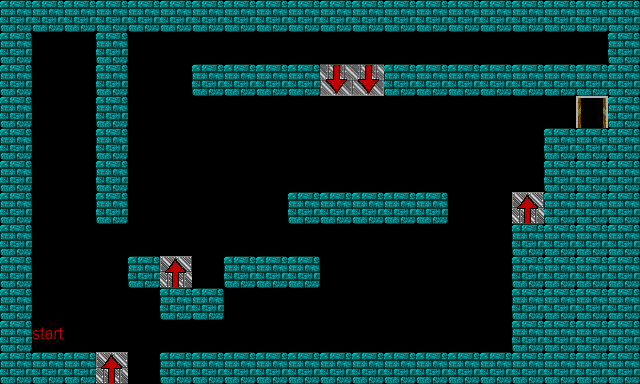

The image is a tile-based game level rendered from a .tmx file. Its description and complete source (layers, tilesets, objects, tile grids) follow:
An orthogonal 20x12 tile map with 32x32 px tiles, 1 tile layer (Tile Layer 1).

<map version="1.0" orientation="orthogonal" width="20" height="12" tilewidth="32" tileheight="32">
 <tileset firstgid="1" name="map" tilewidth="32" tileheight="32">
  <image source="map.png" trans="000000" width="160" height="160" />
 </tileset>
 <layer name="Tile Layer 1" width="20" height="12">
  <data>
   <tile gid="1" />
   <tile gid="1" />
   <tile gid="1" />
   <tile gid="1" />
   <tile gid="1" />
   <tile gid="1" />
   <tile gid="1" />
   <tile gid="1" />
   <tile gid="1" />
   <tile gid="1" />
   <tile gid="1" />
   <tile gid="1" />
   <tile gid="1" />
   <tile gid="1" />
   <tile gid="1" />
   <tile gid="1" />
   <tile gid="1" />
   <tile gid="1" />
   <tile gid="1" />
   <tile gid="1" />
   <tile gid="1" />
   <tile gid="0" />
   <tile gid="0" />
   <tile gid="1" />
   <tile gid="0" />
   <tile gid="0" />
   <tile gid="0" />
   <tile gid="0" />
   <tile gid="0" />
   <tile gid="0" />
   <tile gid="0" />
   <tile gid="0" />
   <tile gid="0" />
   <tile gid="0" />
   <tile gid="0" />
   <tile gid="0" />
   <tile gid="0" />
   <tile gid="0" />
   <tile gid="8" />
   <tile gid="1" />
   <tile gid="1" />
   <tile gid="0" />
   <tile gid="0" />
   <tile gid="1" />
   <tile gid="0" />
   <tile gid="0" />
   <tile gid="1" />
   <tile gid="1" />
   <tile gid="1" />
   <tile gid="1" />
   <tile gid="12" />
   <tile gid="12" />
   <tile gid="1" />
   <tile gid="1" />
   <tile gid="1" />
   <tile gid="1" />
   <tile gid="1" />
   <tile gid="1" />
   <tile gid="1" />
   <tile gid="1" />
   <tile gid="1" />
   <tile gid="0" />
   <tile gid="0" />
   <tile gid="1" />
   <tile gid="0" />
   <tile gid="0" />
   <tile gid="0" />
   <tile gid="0" />
   <tile gid="0" />
   <tile gid="0" />
   <tile gid="0" />
   <tile gid="0" />
   <tile gid="0" />
   <tile gid="0" />
   <tile gid="0" />
   <tile gid="0" />
   <tile gid="0" />
   <tile gid="0" />
   <tile gid="6" />
   <tile gid="1" />
   <tile gid="1" />
   <tile gid="0" />
   <tile gid="0" />
   <tile gid="1" />
   <tile gid="0" />
   <tile gid="0" />
   <tile gid="0" />
   <tile gid="0" />
   <tile gid="0" />
   <tile gid="0" />
   <tile gid="0" />
   <tile gid="0" />
   <tile gid="0" />
   <tile gid="0" />
   <tile gid="0" />
   <tile gid="0" />
   <tile gid="0" />
   <tile gid="1" />
   <tile gid="1" />
   <tile gid="1" />
   <tile gid="1" />
   <tile gid="0" />
   <tile gid="0" />
   <tile gid="1" />
   <tile gid="0" />
   <tile gid="0" />
   <tile gid="0" />
   <tile gid="0" />
   <tile gid="0" />
   <tile gid="0" />
   <tile gid="0" />
   <tile gid="0" />
   <tile gid="0" />
   <tile gid="0" />
   <tile gid="0" />
   <tile gid="0" />
   <tile gid="0" />
   <tile gid="1" />
   <tile gid="1" />
   <tile gid="1" />
   <tile gid="1" />
   <tile gid="0" />
   <tile gid="0" />
   <tile gid="1" />
   <tile gid="0" />
   <tile gid="0" />
   <tile gid="0" />
   <tile gid="0" />
   <tile gid="0" />
   <tile gid="1" />
   <tile gid="1" />
   <tile gid="1" />
   <tile gid="1" />
   <tile gid="1" />
   <tile gid="0" />
   <tile gid="0" />
   <tile gid="11" />
   <tile gid="1" />
   <tile gid="1" />
   <tile gid="1" />
   <tile gid="1" />
   <tile gid="0" />
   <tile gid="0" />
   <tile gid="0" />
   <tile gid="0" />
   <tile gid="0" />
   <tile gid="0" />
   <tile gid="0" />
   <tile gid="0" />
   <tile gid="8" />
   <tile gid="0" />
   <tile gid="0" />
   <tile gid="0" />
   <tile gid="0" />
   <tile gid="0" />
   <tile gid="0" />
   <tile gid="1" />
   <tile gid="1" />
   <tile gid="1" />
   <tile gid="1" />
   <tile gid="1" />
   <tile gid="0" />
   <tile gid="0" />
   <tile gid="0" />
   <tile gid="1" />
   <tile gid="11" />
   <tile gid="0" />
   <tile gid="1" />
   <tile gid="1" />
   <tile gid="1" />
   <tile gid="0" />
   <tile gid="0" />
   <tile gid="0" />
   <tile gid="0" />
   <tile gid="0" />
   <tile gid="0" />
   <tile gid="1" />
   <tile gid="1" />
   <tile gid="1" />
   <tile gid="1" />
   <tile gid="1" />
   <tile gid="0" />
   <tile gid="0" />
   <tile gid="0" />
   <tile gid="0" />
   <tile gid="1" />
   <tile gid="1" />
   <tile gid="0" />
   <tile gid="0" />
   <tile gid="0" />
   <tile gid="0" />
   <tile gid="0" />
   <tile gid="0" />
   <tile gid="0" />
   <tile gid="0" />
   <tile gid="0" />
   <tile gid="1" />
   <tile gid="1" />
   <tile gid="1" />
   <tile gid="1" />
   <tile gid="1" />
   <tile gid="21" />
   <tile gid="0" />
   <tile gid="0" />
   <tile gid="0" />
   <tile gid="0" />
   <tile gid="0" />
   <tile gid="0" />
   <tile gid="0" />
   <tile gid="0" />
   <tile gid="0" />
   <tile gid="0" />
   <tile gid="0" />
   <tile gid="0" />
   <tile gid="0" />
   <tile gid="0" />
   <tile gid="1" />
   <tile gid="1" />
   <tile gid="1" />
   <tile gid="1" />
   <tile gid="1" />
   <tile gid="1" />
   <tile gid="1" />
   <tile gid="11" />
   <tile gid="0" />
   <tile gid="1" />
   <tile gid="1" />
   <tile gid="1" />
   <tile gid="1" />
   <tile gid="1" />
   <tile gid="1" />
   <tile gid="1" />
   <tile gid="1" />
   <tile gid="1" />
   <tile gid="1" />
   <tile gid="1" />
   <tile gid="1" />
   <tile gid="1" />
   <tile gid="1" />
   <tile gid="1" />
  </data>
 </layer>
</map>